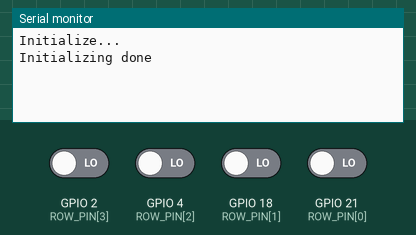
The sketch below on a simulated ESP32. On the bench: the last lines printed to the serial monitor. The test bench sets the inputs (shaded band); at power-on: GPIO 2 (ROW_PIN[3]), GPIO 4 (ROW_PIN[2]), GPIO 18 (ROW_PIN[1]), GPIO 21 (ROW_PIN[0]) LOW.

Above: at 1.2 s.
1.3 s: GPIO 2 (ROW_PIN[3]) driven HIGH
At 2.3 s:
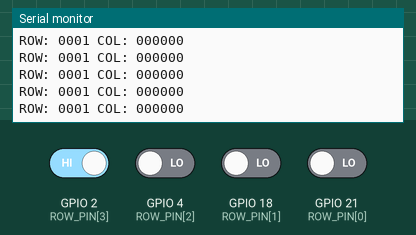
3.2 s: GPIO 4 (ROW_PIN[2]) driven HIGH
At 3.7 s:
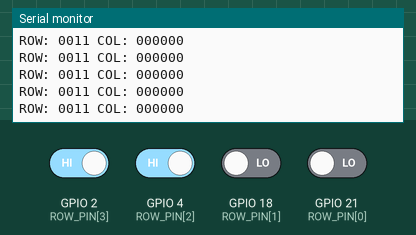
6.2 s: GPIO 18 (ROW_PIN[1]) driven HIGH
Timing chart, 0 to 6.5 s (numbered marks = the images above; inputs shaded):
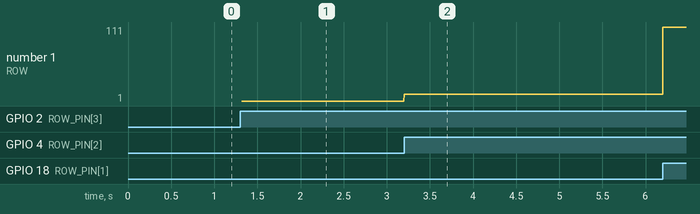

Measured:
- after the input at 1.3 s, the serial monitor: prints a new line at once (image 1)
- after the input at 3.2 s, the serial monitor: prints a new line at once (image 2)
- plotted number 1: 11 → 111 after the input at 6.2 s

The sketch:

button_matrix.ino
```cpp
#define COL_A 32
#define COL_B 33
#define COL_C 25
#define COL_D 26
#define COL_E 27
#define COL_F 14
#define ROW_1 21
#define ROW_2 18
#define ROW_3 4
#define ROW_4 2

static int COLUMN_PIN[] = {14, 27, 26, 25, 33, 32};
static int ROW_PIN[] = {21, 18, 4, 2};
bool ROW_FLAG[] = {false, false, false, false};
bool flag = false;
bool pressed = false;

void setFlag() {
//  ROW_FLAG[3] = true;
  flag = true;
}
//void setFlag1() {
//  ROW_FLAG[0] = true;
//  checkButton(0);
//}
//void setFlag2() {
//  ROW_FLAG[1] = true;
//  checkButton(1);
//}
//void setFlag3() {
//  ROW_FLAG[2] = true;
//  checkButton(2);
//}
//void setFlag4() {
//  ROW_FLAG[3] = true;
//  checkButton(3);
//}
void checkButton() {
  Serial.print("ROW: ");
//  Serial.print(row);
//  Serial.print(" ");
  pressed = false;
  for (int i = 0; i < 4; i++) {
//    Serial.print(digitalRead(ROW_PIN[i]));
    Serial.print(digitalRead(ROW_PIN[i]));
    if (digitalRead(ROW_PIN[i]) == HIGH) {
      pressed = true;
    }
  }
  Serial.print(" COL: ");
  for (int i = 0; i < 6; i++) {
    Serial.print(digitalRead(COLUMN_PIN[i]));
  }
  Serial.println(" ");
  if (!pressed) {
    flag = false;
  }
}

void setup() {
  Serial.begin(115200);
  Serial.println("Initialize...");
  // define column
  for (int i = 0; i < 6; i++) {
    pinMode(COLUMN_PIN[i], OUTPUT);
//    digitalWrite(COLUMN_PIN[i], HIGH);
  }
  for (int i = 0; i < 4; i++) {
    pinMode(ROW_PIN[i], INPUT_PULLDOWN);
    attachInterrupt(digitalPinToInterrupt(ROW_PIN[i]), setFlag, RISING);
//    attachInterrupt(digitalPinToInterrupt(ROW_PIN[i]), resetFlag, FALLING);
  }
  Serial.println("Initializing done");
}

void loop() {
  // put your main code here, to run repeatedly:
  if (!flag) {
    for (int i = 0; i < 6; i++) {
      digitalWrite(COLUMN_PIN[i], HIGH);
      delay(20);
      digitalWrite(COLUMN_PIN[i], LOW);
    }
  } else {
    checkButton();
  }
//    Serial.print("row: ");
//    Serial.print(digitalRead(ROW_PIN[0]));
//    Serial.print(digitalRead(ROW_PIN[1]));
//    Serial.print(digitalRead(ROW_PIN[2]));
//    Serial.print(digitalRead(ROW_PIN[3]));
//    Serial.println(" ");
}
```
